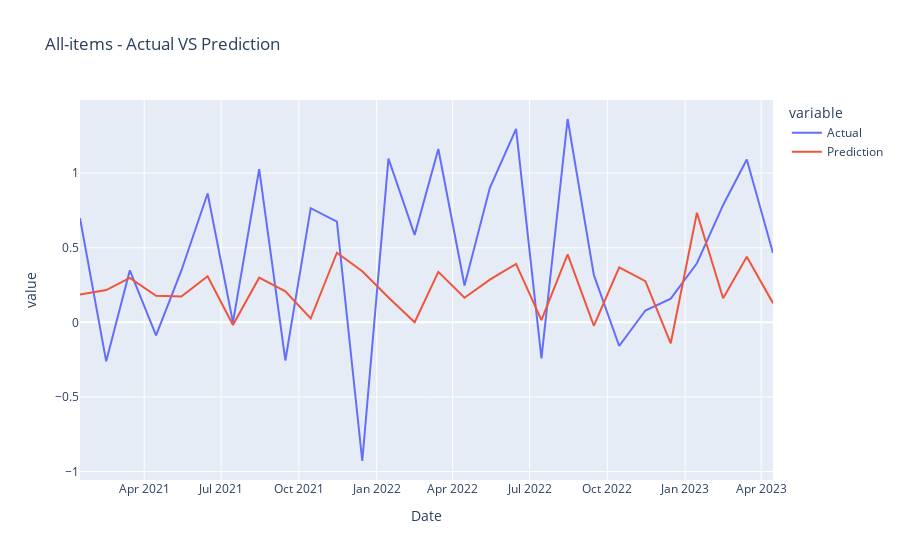
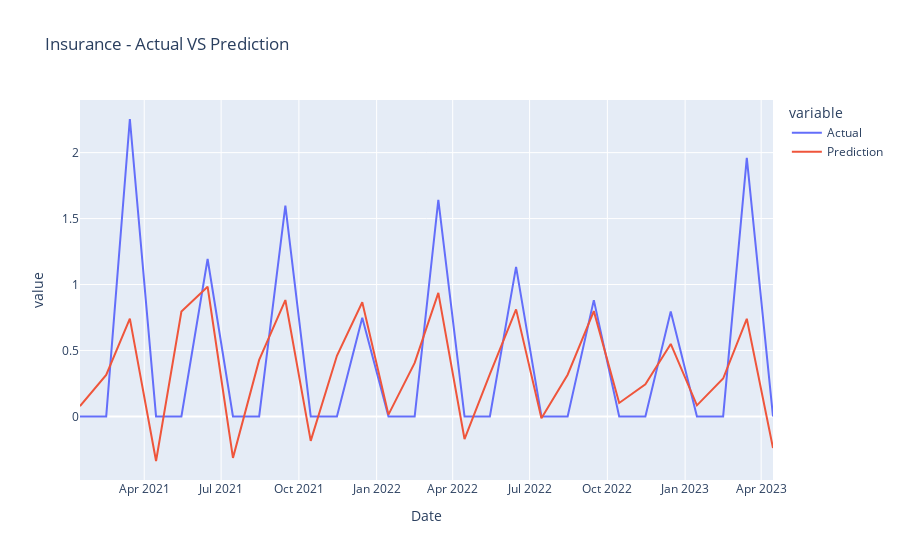
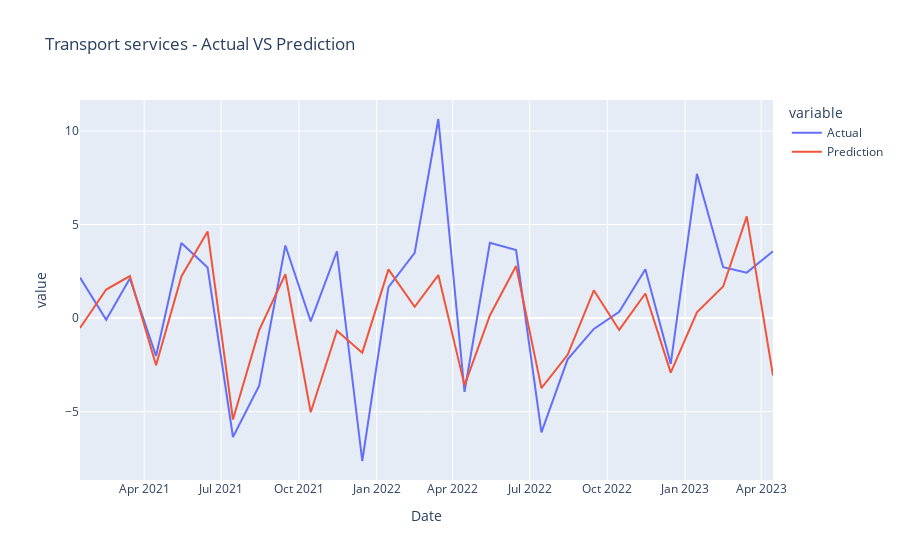
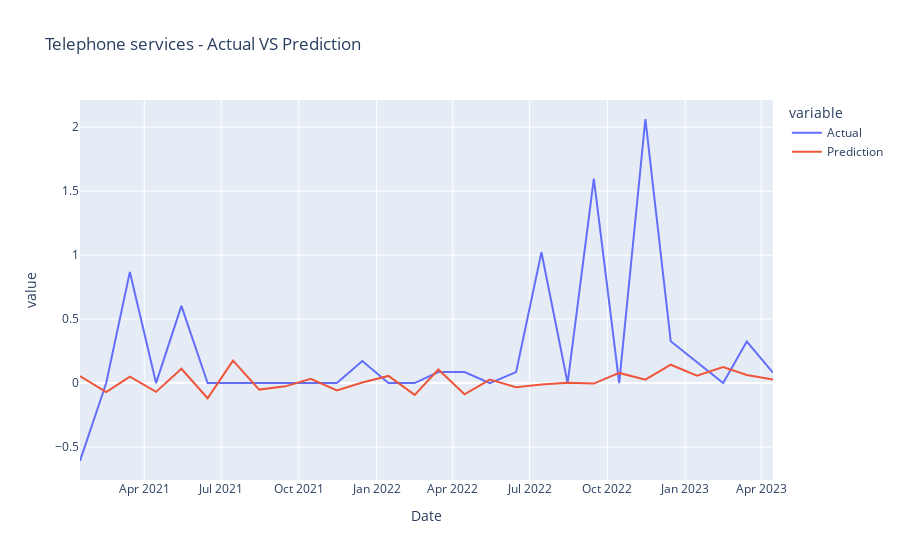

The notebook cell saved with these charts, in order:
### Markdown cell above
Plot Results:

### Code cell
def plot_results(all_data_dict, categories):
    category_samples = ['All-items']+random.sample(categories, 10)
    for category in category_samples:
        category_df = all_data_dict[category]
        fig = px.line(category_df, x="Date", y=["Actual", "Prediction"], title=f'{category} - Actual VS Prediction')
        fig.show()

plot_results(all_data_test_dict, all_categories)

### Figure 1 — Plotly figure (JSON) as saved in the notebook; plotly's stock layout.template omitted (floating-point values rounded to 4 significant figures)
{"data": [{"hovertemplate": "variable=Actual<br>Date=%{x}<br>value=%{y}<extra></extra>", "legendgroup": "Actual", "line": {"color": "#636efa", "dash": "solid"}, "marker": {"symbol": "circle"}, "mode": "lines", "name": "Actual", "orientation": "v", "showlegend": true, "type": "scatter", "x": ["2021-01-15", "2021-02-15", "2021-03-15", "2021-04-15", "2021-05-15", "2021-06-15", "2021-07-15", "2021-08-15", "2021-09-15", "2021-10-15", "2021-11-15", "2021-12-15", "2022-01-15", "2022-02-15", "2022-03-15", "2022-04-15", "2022-05-15", "2022-06-15", "2022-07-15", "2022-08-15", "2022-09-15", "2022-10-15", "2022-11-15", "2022-12-15", "2023-01-15", "2023-02-15", "2023-03-15", "2023-04-15"], "xaxis": "x", "y": [0.6987, -0.2614, 0.3484, -0.08699, 0.3475, 0.8636, 0, 1.027, -0.2556, 0.765, 0.6751, -0.9295, 1.098, 0.586, 1.162, 0.2472, 0.9013, 1.297, -0.2418, 1.363, 0.318, -0.1589, 0.07946, 0.1587, 0.3957, 0.7868, 1.091, 0.464], "yaxis": "y"}, {"hovertemplate": "variable=Prediction<br>Date=%{x}<br>value=%{y}<extra></extra>", "legendgroup": "Prediction", "line": {"color": "#EF553B", "dash": "solid"}, "marker": {"symbol": "circle"}, "mode": "lines", "name": "Prediction", "orientation": "v", "showlegend": true, "type": "scatter", "x": ["2021-01-15", "2021-02-15", "2021-03-15", "2021-04-15", "2021-05-15", "2021-06-15", "2021-07-15", "2021-08-15", "2021-09-15", "2021-10-15", "2021-11-15", "2021-12-15", "2022-01-15", "2022-02-15", "2022-03-15", "2022-04-15", "2022-05-15", "2022-06-15", "2022-07-15", "2022-08-15", "2022-09-15", "2022-10-15", "2022-11-15", "2022-12-15", "2023-01-15", "2023-02-15", "2023-03-15", "2023-04-15"], "xaxis": "x", "y": [0.1866, 0.216, 0.2973, 0.1774, 0.1727, 0.3092, -0.01826, 0.2994, 0.2079, 0.02558, 0.4664, 0.3423, 0.1666, 0.0003602, 0.3384, 0.165, 0.2859, 0.3913, 0.01418, 0.4552, -0.02319, 0.3689, 0.276, -0.1406, 0.7341, 0.1611, 0.4392, 0.1286], "yaxis": "y"}], "layout": {"legend": {"title": {"text": "variable"}, "tracegroupgap": 0}, "title": {"text": "All-items - Actual VS Prediction"}, "xaxis": {"anchor": "y", "domain": [0, 1], "title": {"text": "Date"}}, "yaxis": {"anchor": "x", "domain": [0, 1], "title": {"text": "value"}}}}

### Figure 2 — Plotly figure (JSON) as saved in the notebook; plotly's stock layout.template omitted (floating-point values rounded to 4 significant figures)
{"data": [{"hovertemplate": "variable=Actual<br>Date=%{x}<br>value=%{y}<extra></extra>", "legendgroup": "Actual", "line": {"color": "#636efa", "dash": "solid"}, "marker": {"symbol": "circle"}, "mode": "lines", "name": "Actual", "orientation": "v", "showlegend": true, "type": "scatter", "x": ["2021-01-15", "2021-02-15", "2021-03-15", "2021-04-15", "2021-05-15", "2021-06-15", "2021-07-15", "2021-08-15", "2021-09-15", "2021-10-15", "2021-11-15", "2021-12-15", "2022-01-15", "2022-02-15", "2022-03-15", "2022-04-15", "2022-05-15", "2022-06-15", "2022-07-15", "2022-08-15", "2022-09-15", "2022-10-15", "2022-11-15", "2022-12-15", "2023-01-15", "2023-02-15", "2023-03-15", "2023-04-15"], "xaxis": "x", "y": [0, 0, 2.255, 0, 0, 1.194, 0, 0, 1.597, 0, 0, 0.7478, 0, 0, 1.642, 0, 0, 1.134, 0, 0, 0.8818, 0, 0, 0.7949, 0, 0, 1.96, 0], "yaxis": "y"}, {"hovertemplate": "variable=Prediction<br>Date=%{x}<br>value=%{y}<extra></extra>", "legendgroup": "Prediction", "line": {"color": "#EF553B", "dash": "solid"}, "marker": {"symbol": "circle"}, "mode": "lines", "name": "Prediction", "orientation": "v", "showlegend": true, "type": "scatter", "x": ["2021-01-15", "2021-02-15", "2021-03-15", "2021-04-15", "2021-05-15", "2021-06-15", "2021-07-15", "2021-08-15", "2021-09-15", "2021-10-15", "2021-11-15", "2021-12-15", "2022-01-15", "2022-02-15", "2022-03-15", "2022-04-15", "2022-05-15", "2022-06-15", "2022-07-15", "2022-08-15", "2022-09-15", "2022-10-15", "2022-11-15", "2022-12-15", "2023-01-15", "2023-02-15", "2023-03-15", "2023-04-15"], "xaxis": "x", "y": [0.07745, 0.3148, 0.7416, -0.3382, 0.7953, 0.9829, -0.3145, 0.4282, 0.8823, -0.1855, 0.4593, 0.8651, 0.01358, 0.4054, 0.9366, -0.1718, 0.321, 0.8115, -0.01374, 0.3161, 0.7983, 0.1019, 0.2437, 0.5495, 0.08388, 0.2871, 0.74, -0.2399], "yaxis": "y"}], "layout": {"legend": {"title": {"text": "variable"}, "tracegroupgap": 0}, "title": {"text": "Insurance - Actual VS Prediction"}, "xaxis": {"anchor": "y", "domain": [0, 1], "title": {"text": "Date"}}, "yaxis": {"anchor": "x", "domain": [0, 1], "title": {"text": "value"}}}}

### Figure 3 — Plotly figure (JSON) as saved in the notebook; plotly's stock layout.template omitted (floating-point values rounded to 4 significant figures)
{"data": [{"hovertemplate": "variable=Actual<br>Date=%{x}<br>value=%{y}<extra></extra>", "legendgroup": "Actual", "line": {"color": "#636efa", "dash": "solid"}, "marker": {"symbol": "circle"}, "mode": "lines", "name": "Actual", "orientation": "v", "showlegend": true, "type": "scatter", "x": ["2021-01-15", "2021-02-15", "2021-03-15", "2021-04-15", "2021-05-15", "2021-06-15", "2021-07-15", "2021-08-15", "2021-09-15", "2021-10-15", "2021-11-15", "2021-12-15", "2022-01-15", "2022-02-15", "2022-03-15", "2022-04-15", "2022-05-15", "2022-06-15", "2022-07-15", "2022-08-15", "2022-09-15", "2022-10-15", "2022-11-15", "2022-12-15", "2023-01-15", "2023-02-15", "2023-03-15", "2023-04-15"], "xaxis": "x", "y": [2.16, -0.08909, 2.116, -2.027, 4.015, 2.701, -6.36, -3.614, 3.88, -0.1771, 3.57, -7.641, 1.648, 3.481, 10.64, -3.941, 4.02, 3.637, -6.11, -2.205, -0.5797, 0.3317, 2.615, -2.449, 7.711, 2.717, 2.427, 3.569], "yaxis": "y"}, {"hovertemplate": "variable=Prediction<br>Date=%{x}<br>value=%{y}<extra></extra>", "legendgroup": "Prediction", "line": {"color": "#EF553B", "dash": "solid"}, "marker": {"symbol": "circle"}, "mode": "lines", "name": "Prediction", "orientation": "v", "showlegend": true, "type": "scatter", "x": ["2021-01-15", "2021-02-15", "2021-03-15", "2021-04-15", "2021-05-15", "2021-06-15", "2021-07-15", "2021-08-15", "2021-09-15", "2021-10-15", "2021-11-15", "2021-12-15", "2022-01-15", "2022-02-15", "2022-03-15", "2022-04-15", "2022-05-15", "2022-06-15", "2022-07-15", "2022-08-15", "2022-09-15", "2022-10-15", "2022-11-15", "2022-12-15", "2023-01-15", "2023-02-15", "2023-03-15", "2023-04-15"], "xaxis": "x", "y": [-0.5322, 1.525, 2.243, -2.523, 2.223, 4.63, -5.423, -0.645, 2.34, -5.034, -0.6742, -1.849, 2.602, 0.6003, 2.299, -3.599, 0.137, 2.783, -3.744, -1.964, 1.483, -0.6345, 1.315, -2.915, 0.3057, 1.689, 5.437, -3.074], "yaxis": "y"}], "layout": {"legend": {"title": {"text": "variable"}, "tracegroupgap": 0}, "title": {"text": "Transport services - Actual VS Prediction"}, "xaxis": {"anchor": "y", "domain": [0, 1], "title": {"text": "Date"}}, "yaxis": {"anchor": "x", "domain": [0, 1], "title": {"text": "value"}}}}

### Figure 4 — Plotly figure (JSON) as saved in the notebook; plotly's stock layout.template omitted (floating-point values rounded to 4 significant figures)
{"data": [{"hovertemplate": "variable=Actual<br>Date=%{x}<br>value=%{y}<extra></extra>", "legendgroup": "Actual", "line": {"color": "#636efa", "dash": "solid"}, "marker": {"symbol": "circle"}, "mode": "lines", "name": "Actual", "orientation": "v", "showlegend": true, "type": "scatter", "x": ["2021-01-15", "2021-02-15", "2021-03-15", "2021-04-15", "2021-05-15", "2021-06-15", "2021-07-15", "2021-08-15", "2021-09-15", "2021-10-15", "2021-11-15", "2021-12-15", "2022-01-15", "2022-02-15", "2022-03-15", "2022-04-15", "2022-05-15", "2022-06-15", "2022-07-15", "2022-08-15", "2022-09-15", "2022-10-15", "2022-11-15", "2022-12-15", "2023-01-15", "2023-02-15", "2023-03-15", "2023-04-15"], "xaxis": "x", "y": [-0.609, 0, 0.8688, 0, 0.6037, 0, 0, 0, 0, 0, 0, 0.1718, 0, 0, 0.0858, 0.08573, 0, 0.08565, 1.022, 0, 1.597, 0, 2.064, 0.3263, 0.1627, 0, 0.3247, 0.081], "yaxis": "y"}, {"hovertemplate": "variable=Prediction<br>Date=%{x}<br>value=%{y}<extra></extra>", "legendgroup": "Prediction", "line": {"color": "#EF553B", "dash": "solid"}, "marker": {"symbol": "circle"}, "mode": "lines", "name": "Prediction", "orientation": "v", "showlegend": true, "type": "scatter", "x": ["2021-01-15", "2021-02-15", "2021-03-15", "2021-04-15", "2021-05-15", "2021-06-15", "2021-07-15", "2021-08-15", "2021-09-15", "2021-10-15", "2021-11-15", "2021-12-15", "2022-01-15", "2022-02-15", "2022-03-15", "2022-04-15", "2022-05-15", "2022-06-15", "2022-07-15", "2022-08-15", "2022-09-15", "2022-10-15", "2022-11-15", "2022-12-15", "2023-01-15", "2023-02-15", "2023-03-15", "2023-04-15"], "xaxis": "x", "y": [0.05518, -0.07058, 0.05043, -0.06873, 0.1118, -0.1189, 0.1748, -0.05107, -0.02556, 0.03343, -0.05686, 0.004878, 0.05587, -0.09202, 0.1063, -0.08743, 0.0271, -0.03194, -0.01057, 0.003139, -0.003799, 0.07946, 0.02627, 0.1433, 0.05689, 0.1244, 0.06349, 0.02873], "yaxis": "y"}], "layout": {"legend": {"title": {"text": "variable"}, "tracegroupgap": 0}, "title": {"text": "Telephone services - Actual VS Prediction"}, "xaxis": {"anchor": "y", "domain": [0, 1], "title": {"text": "Date"}}, "yaxis": {"anchor": "x", "domain": [0, 1], "title": {"text": "value"}}}}
